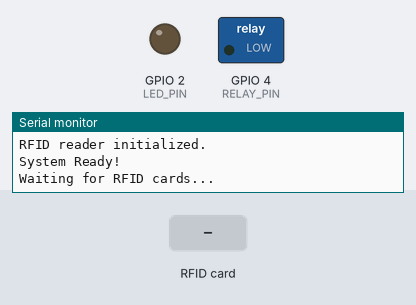
The program below on a simulated ESP32-S3. On the bench: switched loads named in the program (green lamp = pin HIGH), output pins drawn as LEDs (lit = HIGH), the last lines printed to the serial monitor. Dashed ring = blinking. The test bench sets the inputs (shaded band). WiFi joins after 1.5 s; servers stay silent unless stated; uploads are accepted with an empty reply; not simulated (calls return 0 or success): secrets.h; names the files do not define were given values by the test bench: API_PORT = 80.

Above: at 2.7 s.
2.8 s: RFID card 5E 7A 19 C4 held to the reader
At 3.15 s:
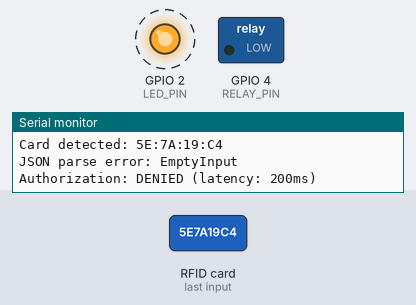
Timing chart, 0 to 5.8 s (numbered marks = the images above; inputs shaded):
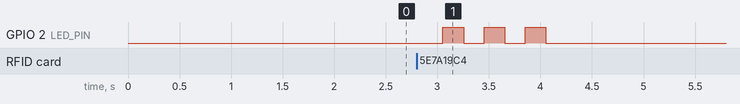

The program:

main.cpp
```cpp
/*
 * Smart Home - Door Control System
 * ESP32 #1: RFID Access Control with Electromagnetic Lock
 *
 * This firmware handles:
 * - RFID card reading (RC522 module)
 * - Access authorization via backend API
 * - Solenoid lock actuation
 * - WiFi connectivity with TLS
 * - Offline failsafe behavior
 */

#include <Arduino.h>
#include <WiFi.h>
#include <HTTPClient.h>
#include <WiFiClientSecure.h>
#include <SPI.h>
#include <MFRC522.h>
#include <ArduinoJson.h>
#include "config.h"
#include "secrets.h"

// RFID Reader
MFRC522 rfid(RFID_SS_PIN, RFID_RST_PIN);

// WiFi and HTTP clients
WiFiClientSecure wifiClient;
HTTPClient http;

// State variables
bool wifiConnected = false;
unsigned long lastConnectionAttempt = 0;
unsigned long lastCardRead = 0;
String lastCardUID = "";

// Function declarations
void setupWiFi();
void setupRFID();
void setupLock();
bool readRFIDCard(String &uid);
bool checkAccessAuthorization(const String &cardUID);
void actuateLock(bool unlock);
void blinkLED(int times, int delayMs);
String getISOTimestamp();

void setup() {
  Serial.begin(115200);
  Serial.println("\n\n=================================");
  Serial.println("Smart Home - Door Control System");
  Serial.println("=================================\n");

  // Initialize components
  setupLock();
  setupWiFi();
  setupRFID();

  Serial.println("\nSystem Ready!");
  Serial.println("Waiting for RFID cards...\n");
}

void loop() {
  // Check WiFi connection status
  if (WiFi.status() != WL_CONNECTED) {
    wifiConnected = false;
    if (millis() - lastConnectionAttempt > WIFI_RECONNECT_INTERVAL) {
      Serial.println("WiFi disconnected. Attempting reconnection...");
      setupWiFi();
      lastConnectionAttempt = millis();
    }
  } else {
    wifiConnected = true;
  }

  // Check for new RFID card
  if (!rfid.PICC_IsNewCardPresent()) {
    delay(50);
    return;
  }

  if (!rfid.PICC_ReadCardSerial()) {
    delay(50);
    return;
  }

  // Read card UID
  String cardUID;
  if (readRFIDCard(cardUID)) {
    // Debounce - ignore same card within 3 seconds
    if (cardUID == lastCardUID && (millis() - lastCardRead) < 3000) {
      Serial.println("Same card read too quickly, ignoring...");
      rfid.PICC_HaltA();
      rfid.PCD_StopCrypto1();
      return;
    }

    lastCardUID = cardUID;
    lastCardRead = millis();

    Serial.print("\nCard detected: ");
    Serial.println(cardUID);

    // Check authorization
    if (wifiConnected) {
      unsigned long startTime = millis();
      bool authorized = checkAccessAuthorization(cardUID);
      unsigned long latency = millis() - startTime;

      Serial.print("Authorization: ");
      Serial.print(authorized ? "GRANTED" : "DENIED");
      Serial.print(" (latency: ");
      Serial.print(latency);
      Serial.println("ms)");

      if (authorized) {
        // Unlock door
        actuateLock(true);
        delay(LOCK_OPEN_DURATION);
        actuateLock(false);
      } else {
        // Blink error LED
        blinkLED(3, 200);
      }
    } else {
      Serial.println("ERROR: No WiFi connection - cannot authorize");
      blinkLED(5, 100);  // Fast blinks = error
    }
  }

  // Halt PICC and stop encryption
  rfid.PICC_HaltA();
  rfid.PCD_StopCrypto1();
}

void setupWiFi() {
  Serial.print("Connecting to WiFi: ");
  Serial.println(WIFI_SSID);

  WiFi.mode(WIFI_STA);
  WiFi.begin(WIFI_SSID, WIFI_PASSWORD);

  int attempts = 0;
  while (WiFi.status() != WL_CONNECTED && attempts < 20) {
    delay(500);
    Serial.print(".");
    attempts++;
  }

  if (WiFi.status() == WL_CONNECTED) {
    Serial.println("\nWiFi connected!");
    Serial.print("IP Address: ");
    Serial.println(WiFi.localIP());
    Serial.print("Signal Strength: ");
    Serial.print(WiFi.RSSI());
    Serial.println(" dBm");
    wifiConnected = true;

    // Configure TLS (if enabled)
    #ifdef USE_TLS
    // TODO: Load CA certificate for TLS verification
    wifiClient.setInsecure();  // For development only!
    #endif
  } else {
    Serial.println("\nWiFi connection failed!");
    wifiConnected = false;
  }
}

void setupRFID() {
  Serial.println("Initializing RFID reader...");
  SPI.begin();
  rfid.PCD_Init();

  // Show RFID reader details
  rfid.PCD_DumpVersionToSerial();
  Serial.println("RFID reader initialized.");
}

void setupLock() {
  Serial.println("Initializing lock control...");
  pinMode(RELAY_PIN, OUTPUT);
  pinMode(LED_PIN, OUTPUT);

  // Ensure lock starts in locked position
  actuateLock(false);
  Serial.println("Lock initialized (LOCKED).");
}

bool readRFIDCard(String &uid) {
  uid = "";

  // Build UID string
  for (byte i = 0; i < rfid.uid.size; i++) {
    if (i > 0) uid += ":";
    if (rfid.uid.uidByte[i] < 0x10) uid += "0";
    uid += String(rfid.uid.uidByte[i], HEX);
  }

  uid.toUpperCase();
  return uid.length() > 0;
}

bool checkAccessAuthorization(const String &cardUID) {
  // Build API endpoint URL
  String url = String("http://") + API_HOST + ":" + String(API_PORT) + "/api/access/check";

  // Prepare JSON payload
  StaticJsonDocument<256> doc;
  doc["device_id"] = DEVICE_ID;
  doc["card_uid"] = cardUID;
  doc["timestamp"] = getISOTimestamp();

  String jsonPayload;
  serializeJson(doc, jsonPayload);

  // Make HTTP POST request
  http.begin(wifiClient, url);
  http.addHeader("Content-Type", "application/json");
  http.setTimeout(HTTP_TIMEOUT);

  int httpCode = http.POST(jsonPayload);

  if (httpCode > 0) {
    if (httpCode == HTTP_CODE_OK) {
      String payload = http.getString();

      // Parse JSON response
      StaticJsonDocument<512> response;
      DeserializationError error = deserializeJson(response, payload);

      if (!error) {
        bool granted = response["granted"];
        http.end();
        return granted;
      } else {
        Serial.print("JSON parse error: ");
        Serial.println(error.c_str());
      }
    } else {
      Serial.print("HTTP error code: ");
      Serial.println(httpCode);
    }
  } else {
    Serial.print("HTTP request failed: ");
    Serial.println(http.errorToString(httpCode));
  }

  http.end();
  return false;  // Fail-secure: deny access on error
}

void actuateLock(bool unlock) {
  if (unlock) {
    Serial.println(">>> UNLOCKING DOOR <<<");
    digitalWrite(RELAY_PIN, HIGH);  // Energize solenoid
    digitalWrite(LED_PIN, HIGH);    // Turn on LED
  } else {
    Serial.println(">>> LOCKING DOOR <<<");
    digitalWrite(RELAY_PIN, LOW);   // De-energize solenoid
    digitalWrite(LED_PIN, LOW);     // Turn off LED
  }
}

void blinkLED(int times, int delayMs) {
  for (int i = 0; i < times; i++) {
    digitalWrite(LED_PIN, HIGH);
    delay(delayMs);
    digitalWrite(LED_PIN, LOW);
    delay(delayMs);
  }
}

String getISOTimestamp() {
  // TODO: Implement NTP time sync for accurate timestamps
  // For now, return a placeholder
  return "2026-02-09T19:59:04.032Z";
}
```

config.h
```cpp
/*
 * Configuration Constants for Door Control System
 *
 * This file contains all hardware pin definitions and system constants.
 * DO NOT store secrets here - use secrets.h instead!
 */

#ifndef CONFIG_H
#define CONFIG_H

// ============================================================================
// Device Identity
// ============================================================================
#define DEVICE_ID "door-control-01"

// ============================================================================
// WiFi Configuration (credentials in secrets.h)
// ============================================================================
#define WIFI_RECONNECT_INTERVAL 10000  // Attempt reconnection every 10 seconds

// ============================================================================
// API Configuration
// ============================================================================
// API_HOST and API_PORT defined in secrets.h
#define HTTP_TIMEOUT 5000              // 5 second timeout for HTTP requests
#define USE_TLS false                  // Enable/disable HTTPS (requires certificates)

// ============================================================================
// Hardware Pin Definitions (ESP32-S3)
// ============================================================================

// RFID RC522 Module (SPI Interface)
#define RFID_SS_PIN   5    // Chip Select
#define RFID_RST_PIN  22   // Reset pin

// Note: SPI pins are fixed on ESP32-S3
// MOSI = GPIO 11
// MISO = GPIO 13
// SCK  = GPIO 12

// Relay Module (for solenoid lock control)
#define RELAY_PIN     4    // GPIO 4 - Relay control

// Status LED
#define LED_PIN       2    // GPIO 2 - Built-in LED

// ============================================================================
// Lock Control Settings
// ============================================================================
#define LOCK_OPEN_DURATION 3000        // Keep lock open for 3 seconds
#define LOCK_ENERGIZE_DELAY 100        // Delay before energizing (ms)

// ============================================================================
// RFID Settings
// ============================================================================
#define RFID_SCAN_INTERVAL 100         // Check for cards every 100ms
#define CARD_DEBOUNCE_TIME 3000        // Ignore same card for 3 seconds

// ============================================================================
// Performance Targets
// ============================================================================
#define TARGET_LATENCY 500             // Target authorization latency (ms)
#define MAX_ACCEPTABLE_LATENCY 1000    // Maximum acceptable latency (ms)

// ============================================================================
// Debug Settings
// ============================================================================
#define DEBUG_MODE true                // Enable verbose serial output
#define SERIAL_BAUD 115200             // Serial monitor baud rate

// ============================================================================
// TLS/HTTPS Settings (if USE_TLS = true)
// ============================================================================
// Certificate paths will be defined here
// #define CA_CERT_PATH "/certs/ca.crt"
// #define CLIENT_CERT_PATH "/certs/client.crt"
// #define CLIENT_KEY_PATH "/certs/client.key"

// ============================================================================
// Failsafe Behavior
// ============================================================================
#define OFFLINE_LOCK_STATE false       // Keep locked when offline (fail-secure)
#define OFFLINE_TIMEOUT 5000           // Consider offline after 5s no response

#endif // CONFIG_H
```

Measured:
- after the input at 2.8 s, GPIO 2 (LED_PIN): alternates HIGH for 0.20 s and LOW for 0.20 s, 6 changes in all, then stays LOW, starting after 0.25 s
